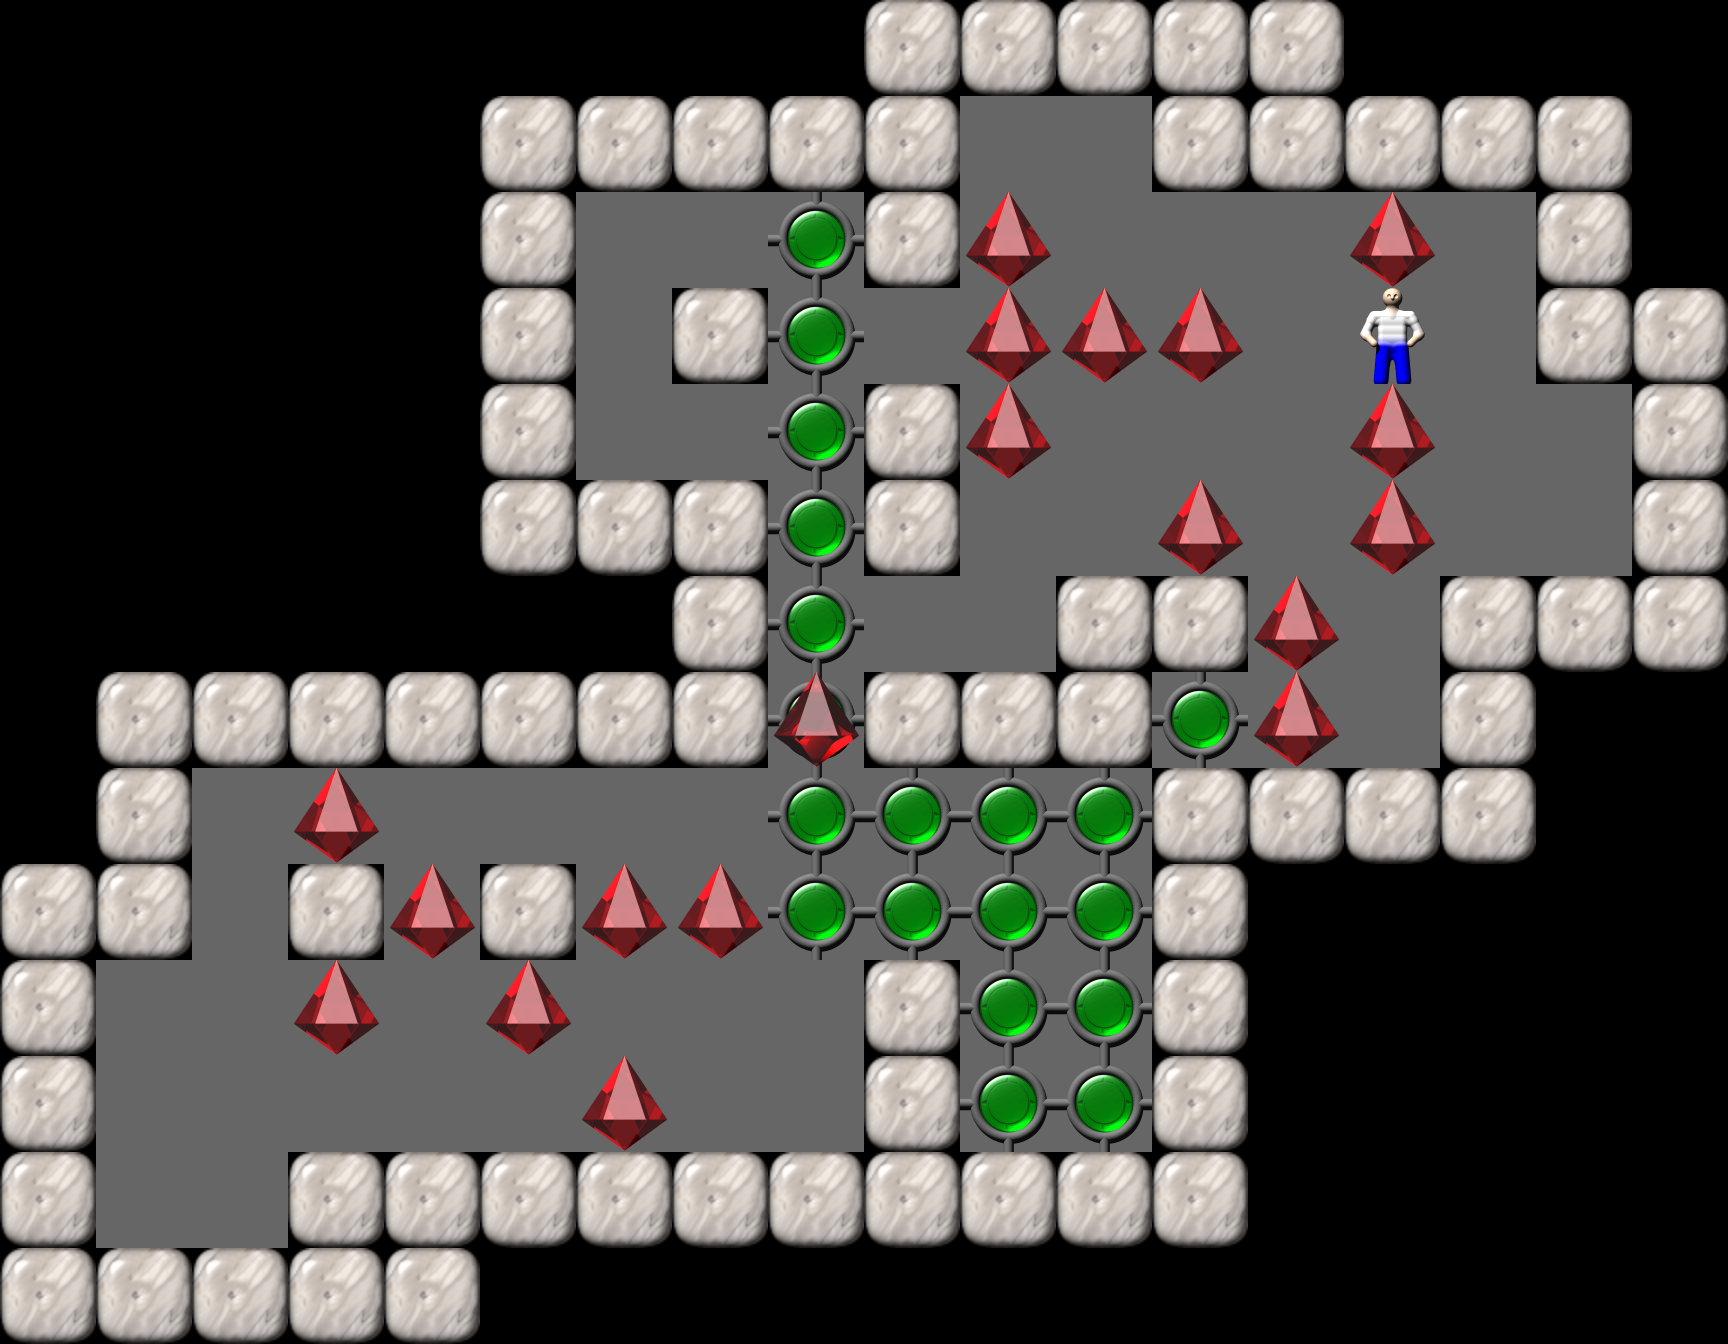

The image is a tile-based game level rendered from a .tmx file. Its description and source (layers, tilesets, objects; grid data summarised) follow:
An orthogonal 18x14 tile map with 96x96 px tiles, 1 tile layer (Tile Layer 1).

<map version="1.0" orientation="orthogonal" width="18" height="14" tilewidth="96" tileheight="96">
  <properties>
    <property name="Title" value="24" />
  </properties>
  <tileset source="Sokoban.tsx" firstgid="1" />
  <layer name="Tile Layer 1" width="18" height="14">
    <data>[252 cells, 252 non-empty, 7 distinct tile ids]</data>
  </layer>
</map>
